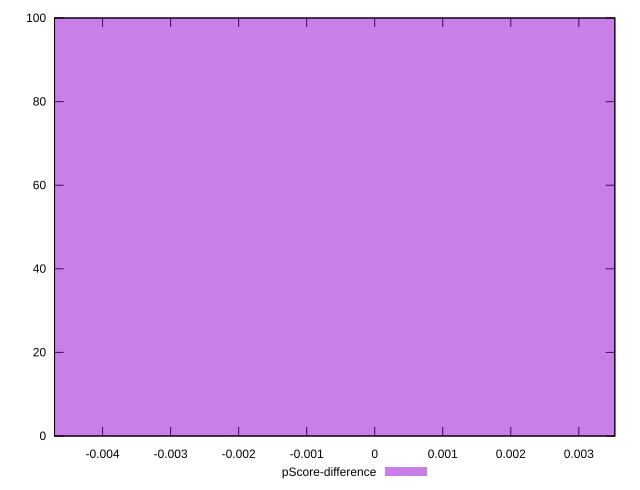

The gnuplot source for this figure:
reset

$pScoreDifference <<EOF
0 100
EOF

set key outside below
set boxwidth 0.1
set xrange [-0.004705882352941171:0.003529411764705892]
set yrange [0:100]
set trange [0:100]
set style fill transparent solid 0.5 noborder
set terminal svg size 640, 490 enhanced background rgb 'white'
set output "reprap/uses-http2/samples/pages+cached+noexternal+nomedia+nocss+nojs/pScore-difference/histogram.svg"

plot $pScoreDifference title "pScore-difference" with boxes

reset
